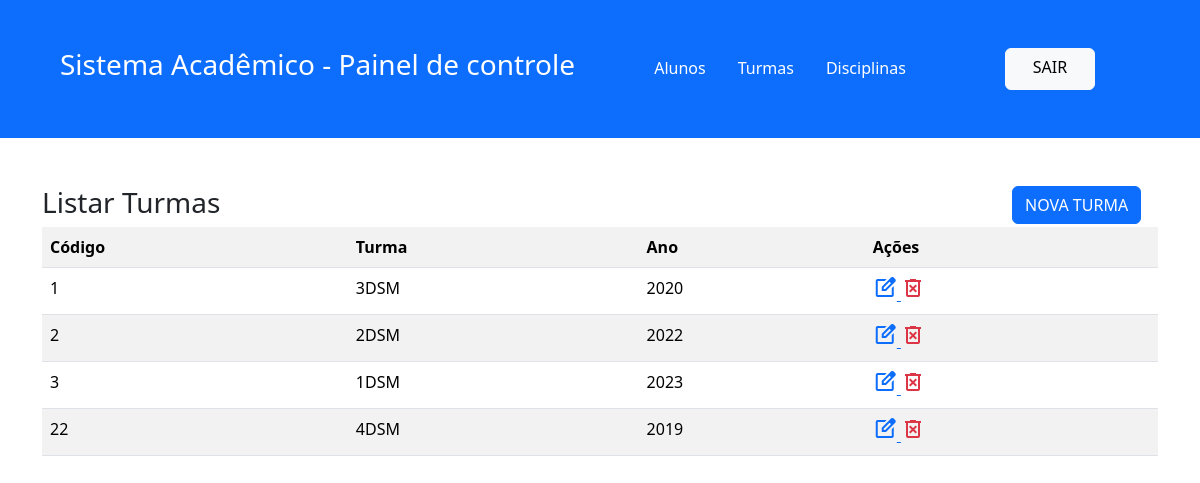
/sis-escolar/turmas/turmas-listar.php (signed in), run on the app's committed database.
### tables this page shows
CREATE TABLE `tb_turmas` (
  `id` int(11) NOT NULL,
  `descTurma` varchar(20) DEFAULT NULL,
  `ano` year(4) DEFAULT NULL
);

### sis-escolar/classes/Turma.php (called while the page is built, shortened)
<?php
class Turma
{
    public function listar()
    {
        $sql = "SELECT * FROM tb_turmas";
        include "conexao.php";
        $resultado = $conexao->query($sql);
        $lista = $resultado->fetchAll();
        return $lista;
    }
}

### sis-escolar/turmas/turmas-listar.php (the view, shortened to what this page needs)
<?php
require_once "../classes/Turma.php";
$turma = new Turma();
$lista = $turma->listar();
?>
<!DOCTYPE html>
<html lang="pt-br">
<head>
    <link rel="stylesheet" href="https://cdn.jsdelivr.net/npm/@docsearch/css@3">
    <link href="../css/bootstrap.min.css" rel="stylesheet">
</head>
<body>
    <session>
        <header class="d-block p-5 text-bg-primary">
            <div class="container">
                <div class="d-flex ">
                    <div class="col-sm-6">
                        <h3>Sistema Acadêmico - Painel de controle</h3>
                    </div>
                    <div class="col-sm-4">
                        <ul class="nav me-lg-auto mb-2 justify-content-center mb-md-0">
                            <li><a href="../alunos/alunos-listar.php" class="nav-link px-3 text-white">Alunos</a></li>
                            <li><a href="turmas-listar.php" class="nav-link px-3 text-white">Turmas</a></li>
                            <li><a href="#" class="nav-link px-3 text-white">Disciplinas</a></li>
                        </ul>
                    </div>
                    <div class="d-grid gap-2 col-1 mx-auto">
                        <a href="../usuario-logout.php" type="button" class="btn btn-light">
                            SAIR
                        </a>
                    </div>
                </div>
            </div>
        </header>
    </session>
    <div class="container">
        <div class="my-5">
            <div class="row justify-content-between">
                <div class="col-4">
                    <h3>
                        Listar Turmas
                    </h3>
                </div>
                <div class="col-2 position-absolute end-0">
                    <a class="btn btn-primary" href="turmas-inserir.php" role="button">
                        NOVA TURMA
                    </a>
                </div>
            </div>
            <table class="table table-striped">
                <tr>
                    <th>Código</th>
                    <th>Turma</th>
                    <th>Ano</th>
                    <th>Ações</th>
                </tr>
                <?php foreach ($lista as $linha) : ?>
                    <tr>
                        <td><?php echo $linha['id'] ?></td>
                        <td><?php echo $linha['descTurma'] ?></td>
                        <td><?php echo $linha['ano'] ?></td>
                        <td>
                            <a href="turmas-editar.php?id=<?= $linha['id'] ?>">
                                <span class="material-symbols-outlined">
                                </span>
                            </a>
                            <a href="turmas-excluir.php?id=<?= $linha['id'] ?>">
                                <span class="material-symbols-outlined text-danger">
                                </span>
                            </a>
                        </td>
                    </tr>
                <?php endforeach ?>
            </table>
        </div>
    </div>
</body>
</html>

### data on the page
tb_turmas: id "1", descTurma "3DSM", ano "2020"
tb_turmas: id "2", descTurma "2DSM", ano "2022"
tb_turmas: id "3", descTurma "1DSM", ano "2023"
tb_turmas: id "22", descTurma "4DSM", ano "2019"
